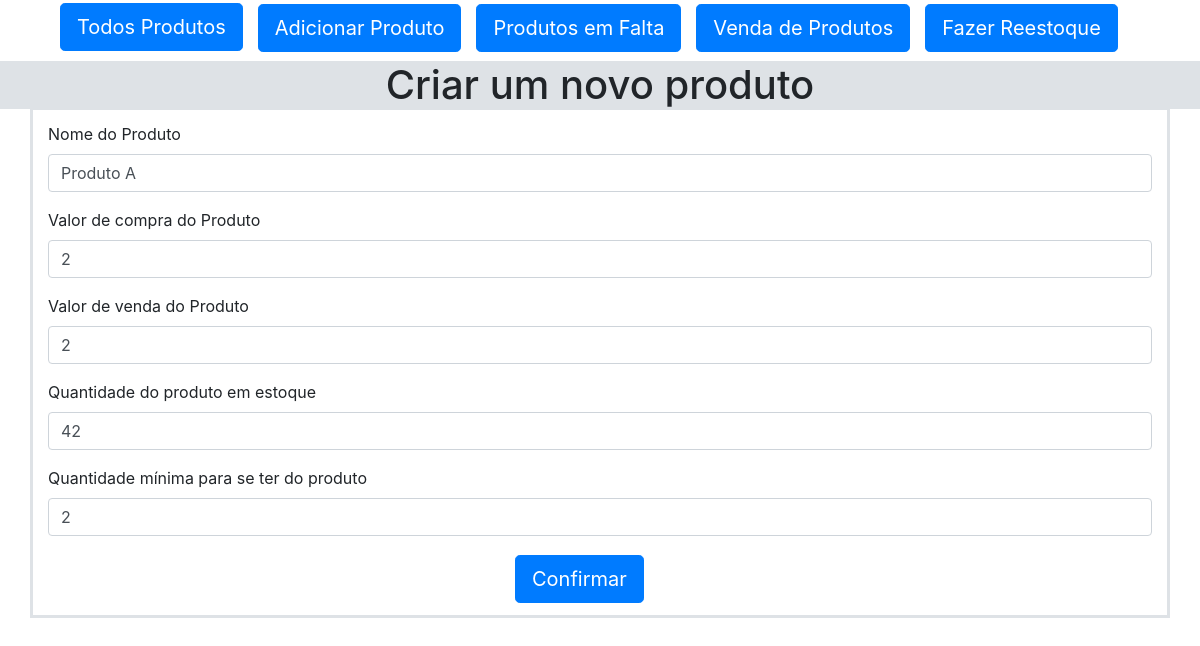
/alterar_produto/6, run on the app's committed database.
### db.py (models this page shows)
class Estoque(db.Model):
    __tablename_ = 'produtos'
    id = db.Column(db.Integer, primary_key=True)
    nome = db.Column(db.Text, unique=True)
    valor_compra = db.Column(db.Text)
    valor_venda = db.Column(db.Text)
    quantidade_estoque = db.Column(db.Text)
    quantidade_minima = db.Column(db.Text)

### views.py (the view)
@app.route('/alterar_produto/<id>')
def alterar_produto(id):
    produto_para_modificar = Estoque.query.filter_by(id=id).first()
    return render_template('alterar_produto.html', produto=produto_para_modificar)

### templates/alterar_produto.html (shortened to what this page needs)
{% extends "template.html" %}
{% block h1 %}Criar um novo produto{% endblock %}
{% block conteudo%}
<div class="container" style="border-style: solid; border-color: #dee2e6; margin-top: -0.3%; padding-top: 1%; padding-bottom: 1%;">
    <form name="form" action="{{ url_for('modificar') }}" method="POST" enctype="multipart/form-data">
        <div class="form-group">
            <label for="nome">Nome do Produto</label>
            <input type="text" value="{{ produto.nome }}" required class="form-control" name="nome" id="nome">
        </div>
        <div class="form-group">
            <label for="valor_compra">Valor de compra do Produto</label>
            <input type="number" value="{{ produto.valor_compra }}"  required class="form-control" name="valor_compra" id="valor_compra">
        </div>
        <div class="form-group">
            <label for="valor_venda">Valor de venda do Produto</label>
            <input type="number" value="{{ produto.valor_venda }}" required class="form-control" name="valor_venda" id="valor_venda">
        </div>
        <div class="form-group">
            <label for="quantidade_estoque">Quantidade do produto em estoque</label>
            <input type="number" value="{{ produto.quantidade_estoque }}"  required class="form-control" name="quantidade_estoque" id="quantidade_estoque">
        </div>
        <div class="form-group">
            <label for="quantidade_minima">Quantidade mínima para se ter do produto</label>
            <input type="number" value="{{ produto.quantidade_minima }}" required class="form-control" name="quantidade_minima" id="quantidade_minima">
        </div>
        <div class="mx-auto" style="width: 200px;">
            <button type="submit" class="btn btn-primary btn-lg">Confirmar</button>
        </div>
    </form>
</div>
{% endblock %}

### static/template.css (style rules this page uses)
button { margin-top: 1.75%; margin-left: 15px; }

### data on the page
Estoque: nome "Produto A", valor_compra "2", valor_venda "2", quantidade_estoque "42", quantidade_minima "2"
